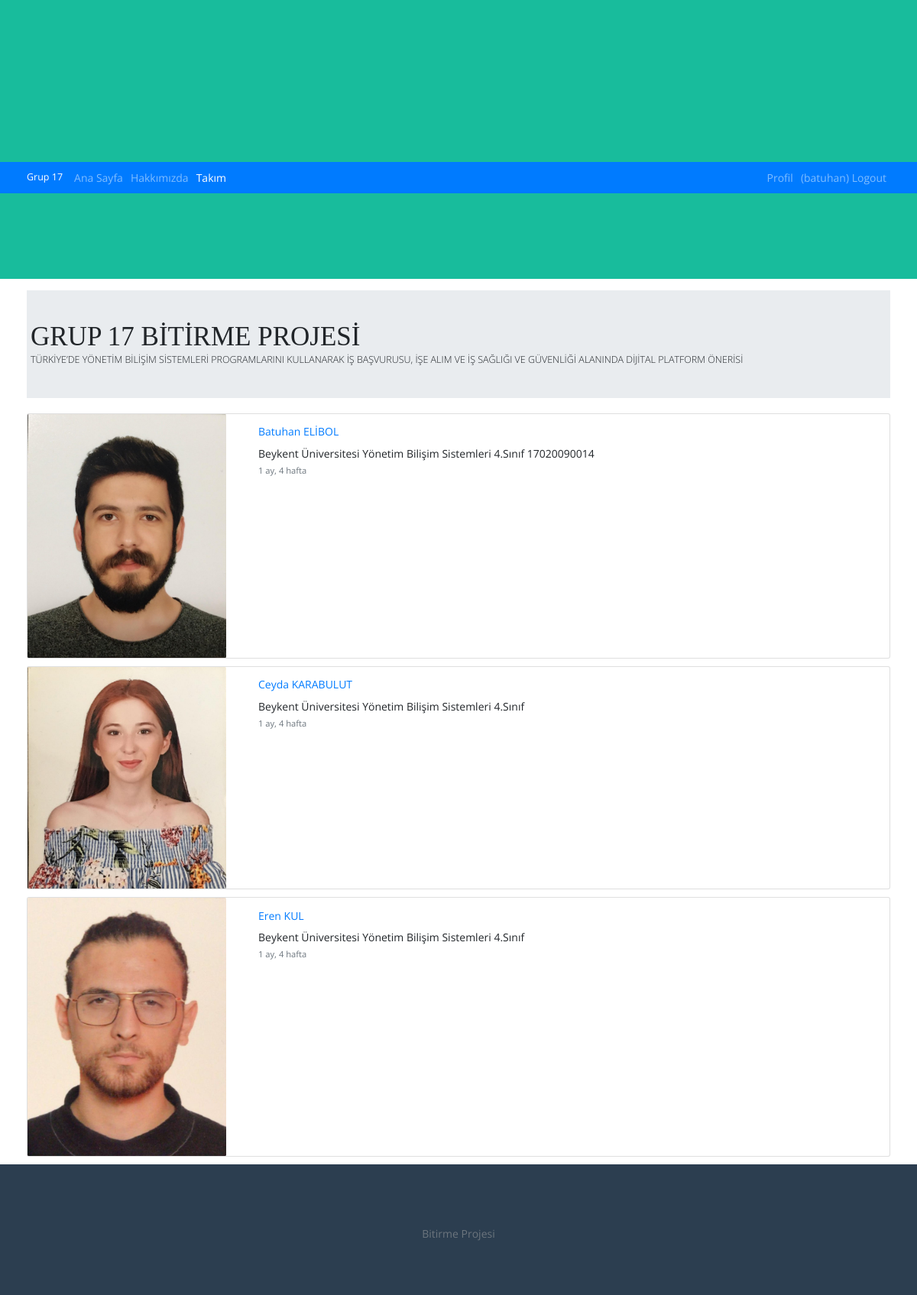
/takim/ (signed in), run on the app's committed database.
### takim/models.py (models this page shows, shortened)
class Takim(models.Model):
    name = models.CharField(max_length=100, verbose_name='Ekip Üyesi')
    description = models.TextField(verbose_name='Üye Açıklaması')
    image = models.CharField(max_length=50, verbose_name='Üye Resmi')
    created_date = models.DateTimeField(auto_now_add=True, verbose_name='Eklenme Tarihi')
    isPublished = models.BooleanField(default=True)
    def get_image_path(self):
        return '/img/'+ self.image

### takim/views.py (the view)
# urls.py: path('', views.index, name='index'),
def index(request):
    teams = Takim.objects.all()
    context = {
        'teams': teams
    }
    return render(request, 'takim/list.html', context)

### templates/takim/list.html
{% extends 'layout.html' %}
{% load static %}
{% load humanize %}
{% block content %}
<div class="jumbotron jumbotron-fluid">
    <div class="container">
        <h1 class="display-4">GRUP 17 BİTİRME PROJESİ</h1>
        <p class="lead">TÜRKİYE’DE YÖNETİM BİLİŞİM SİSTEMLERİ PROGRAMLARINI KULLANARAK İŞ BAŞVURUSU, İŞE ALIM VE İŞ SAĞLIĞI VE GÜVENLİĞİ ALANINDA DİJİTAL PLATFORM ÖNERİSİ</p>
    </div>
</div>
<div class="row">
    <div class="col-md-12">
        {% if teams %}
            {% for team in teams %}
                <div class="card mb-3">
                <div class="row">
                    <div class="col-md-3">
                        <img class="card-img" src="{% static team.get_image_path %}" alt="">
                    </div>
                    <div class="col-md-9">
                        <div class="card-body">
                            <div class="card-title">
                                <a href="{% url 'detail' team.id %}">{{ team.name }}</a>
                            </div>
                            <p class="card-text">
                                    {{ team.description }}
                            </p>
                            <p class="card-text">
                                <small class="text-muted">{{ team.created_date | timesince }}</small>
                            </p>
                        </div>
                    </div>
                </div>
                </div>
            {% endfor %}
        {% else %}
            <div class="alert alert-warning">
                <p>
                    Takım Üyesi Yok
                </p>
            </div>
        {% endif %}
    </div>
</div>
{% endblock %}

### templates/partials/_navbar.html (shortened to what this page needs)
<header>
    <div class="navbar navbar-expand-sm bg-primary navbar-dark">
        <div class="container">
            <a href="{% url 'index' %}" class="navbar-brand">Grup 17</a>
            <ul class="navbar-nav mr-auto">
                <li
                {% if request.path == '/'%}
                    class="nav-item active"
                {% else  %}
                    class="nav-item"
                {% endif %}
                >
                    <a href="{% url 'index' %}" class="nav-link">Ana Sayfa</a>
                </li>
                <li
                {% if 'about' in request.path %}
                    class="nav-item active"
                {% else  %}
                    class="nav-item"
                {% endif %}
                >
                    <a href="{% url 'about' %}" class="nav-link">Hakkımızda</a>
                </li>
                <li
                {% if 'takim' in request.path %}
                    class="nav-item active"
                {% else  %}
                    class="nav-item"
                {% endif %}
                >
                    <a href="{% url 'takim' %}" class="nav-link">Takım</a>
                </li>
            </ul>
            <ul class="navbar-nav">
                {% if user.is_authenticated %}
                    <li
                    {% if 'calisan' in request.path %}
                        class="nav-item active"
                    {% else  %}
                        class="nav-item"
                    {% endif %}
                    >
                        <a href="{% url 'calisan' %}" class="nav-link">Profil</a>
                    </li>
                    <li class="nav-item">
                            <a  href="javascript:{document.getElementById('logout').submit()}" class="nav-link">({{ user.username }}) Logout</a>
                    </li>
                {% endif %}
            </ul>
        </div>
    </div>
</header>

### static/css/style.css (style rules this page uses)
* { padding: 0; margin: 0; box-sizing: border-box; }
html { font-size: 6px; }
body { font-family: 'Lato', sans-serif; font-size: 1.6rem; font-weight: 400; line-height: 1.5; background-color: #fff; position: relative; }
h1, h2, h3, h4, h5, h6 { font-weight: 700; font-family: Montserrat; }
a { text-decoration: none; }
ul { list-style-type: none; }
.container { width: 100%; margin-left: auto; margin-right: auto; padding-left: .5rem; padding-right: .5rem; }
@media (min-width: 576px) { .container { max-width: 540px; } }
@media (min-width: 576px) { html { font-size: 7px; } }
@media (min-width: 768px) { .container { max-width: 720px; } }
@media (min-width: 768px) { html { font-size: 8px; } }
@media (min-width: 992px) { .container { max-width: 960px; } }
@media (min-width: 992px) { html { font-size: 9px; } }
@media (min-width: 1200px) { .container { max-width: 1140px; } }
@media (min-width: 1200px) { html { font-size: 10px; } }
header { background-color: #18BC9C; padding-top: calc(112px + 10rem); padding-bottom: 112px; text-align: center; }

### static/css/main.css (style rules this page uses)
.row { display: -webkit-box; display: -webkit-flex; display: -moz-box; display: -ms-flexbox; display: flex; -webkit-flex-wrap: wrap; -ms-flex-wrap: wrap; flex-wrap: wrap; }
html { -webkit-box-sizing: border-box; -moz-box-sizing: border-box; box-sizing: border-box; }
* { padding: 0; margin: 0; }
*, *:before, *:after { -webkit-box-sizing: inherit; -moz-box-sizing: inherit; box-sizing: inherit; }
body, h1, h2, h3, h4, h5, h6, blockquote, p, pre, dl, dd, ol, ul, figure, hr, fieldset, legend { margin: 0; padding: 0; }
body { font-family: "Open Sans", "Arial", "Helvetica Neue", sans-serif; font-weight: 400; font-size: 14px; }
h1, h2, h3, h4, h5, h6 { font-weight: 400; }
h1 { font-size: 36px; }
.card { -webkit-border-radius: 3px; -moz-border-radius: 3px; border-radius: 3px; background: #fff; }

### data on the page
Takim: image (picture), name "Batuhan ELİBOL", description "Beykent Üniversitesi Yönetim Bilişim Sistemleri 4.Sınıf 17020090014", created_date "1 ay, 4 hafta"
Takim: image (picture), name "Ceyda KARABULUT", description "Beykent Üniversitesi Yönetim Bilişim Sistemleri 4.Sınıf", created_date "1 ay, 4 hafta"
Takim: image (picture), name "Eren KUL", description "Beykent Üniversitesi Yönetim Bilişim Sistemleri 4.Sınıf", created_date "1 ay, 4 hafta"

### other printed values
{{ user.username }} "batuhan"
